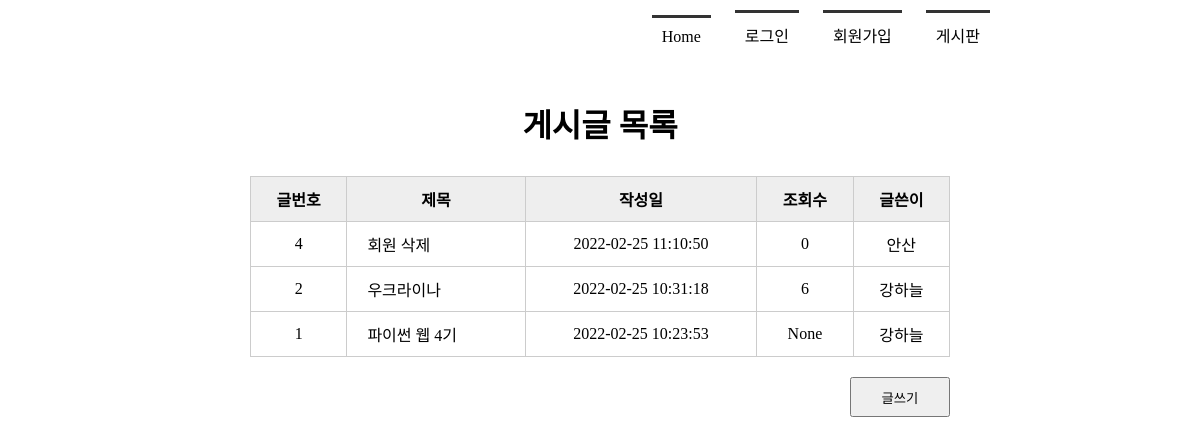
The app's page /boardlist/, older data.
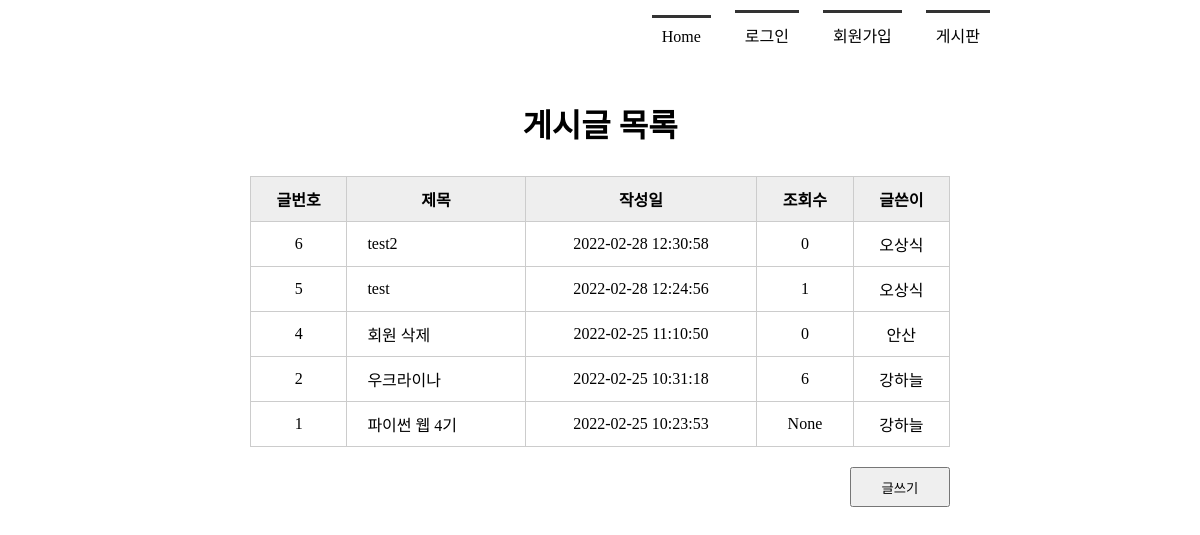
The same page, newer data.
### tables this page shows
CREATE TABLE board(
            bno integer PRIMARY KEY AUTOINCREMENT,
            title text NOT NULL,
            content text NOT NULL,
            createDate timestamp date DEFAULT (datetime('now', 'localtime')),
            hit integer,
            mid char(5) NOT NULL,
            FOREIGN KEY(mid) REFERENCES member(mid) ON DELETE CASCADE
        );

### app.py (the view)
@app.route('/boardlist/')
def boardlist():
    rs = select_board()
    return render_template('boardlist.html', rs=rs)

### model/model_board.py (called while the page is built)
def select_board():
    conn = getconn()
    cur = conn.cursor()
    sql = "SELECT * FROM board ORDER BY bno DESC"
    cur.execute(sql)
    rs = cur.fetchall()
    conn.close()
    return rs

### model/model_member.py (called while the page is built)
def getconn():
    conn = sqlite3.connect("./members.db")
    return conn

### templates/boardlist.html (shortened to what this page needs)
<!DOCTYPE html>
<html lang="en">
<head>
    <link rel="stylesheet" href="{{ url_for('static', filename='style.css')  }}">
</head>
<body>
    <div id="container">
        {% include 'navbar.html' %}
        <section>
            <h1>게시글 목록</h1>
            <table class="tbl_board">
                <tr>
                    <th>글번호</th><th>제목</th><th>작성일</th><th>조회수</th><th>글쓴이</th>
                </tr>
                {% for i in rs %}
                <tr>
                    <td>{{ i[0] }}</td>
                    <td><a href="{{ url_for('board_view', bno=i[0]) }}">{{ i[1] }}</a></td>
                    <td>{{ i[3] }}</td>
                    <td>{{ i[4] }}</td>
                    <td>{{ i[5] }}</td>
                </tr>
                {% endfor %}
            </table>
            <div class="btn_write">
                <button type="button" onclick="location.href='/writing/'">글쓰기</button>
            </div>
        </section>
    </div>
</body>
</html>

### templates/navbar.html
 <header>
     <nav>
         <ul>
             {% if session %}
                 <li> <a href="{{ url_for('index') }}">Home</a></li>
                 <li> <a href="{{ url_for('logout') }}">({{ session['userName'] }}님)로그아웃</a></li>
                 <li> <a href="{{ url_for('memberlist') }}">회원목록</a></li>
                 <li> <a href="{{ url_for('boardlist')}}">게시판</a></li>
             {% else %}
                 <li> <a href="{{ url_for('index') }}">Home</a></li>
                 <li> <a href="{{ url_for('login') }}">로그인</a></li>
                 <li> <a href="{{ url_for('register') }}">회원가입</a></li>
                 <li> <a href="{{ url_for('boardlist')}}">게시판</a></li>
             {% endif %}
         </ul>
     </nav>
 </header>

### static/style.css (style rules this page uses)
* { margin: 0; padding: 0; }
#container { width : 1000px; margin : 0 auto; }
header { height : 100px; }
nav ul { list-style: none; text-align : right; margin-right: 100px; }
nav ul li { display: inline-block; margin: 10px; border-top: 3px solid #333; padding: 10px; }
nav ul li a { text-decoration: none; color: #000; }
section { text-align: center; }
section h1 { font-size : 2em; margin-bottom: 30px; }
section table { width: 600px; margin: 0 auto; border-collapse: collapse; }
section table, th, td { border:1px solid #ccc; padding: 10px }
section .tbl_board { width: 700px; }
section .tbl_board th { background: #eee; }
section .tbl_board a { text-decoration: none; color: #000; }
section .tbl_board td:nth-child(2) { text-align: left; padding-left:20px; }
section .btn_write { text-align: right; margin: 20px 150px; }
section .btn_write button { width: 100px; height: 40px; }

Row changes from the older to the newer data that the page shows:
added board: bno "6", title "test2", createDate "2022-02-28 12:30:58", hit "0", mid "오상식"
added board: bno "5", title "test", createDate "2022-02-28 12:24:56", hit "1", mid "오상식"
